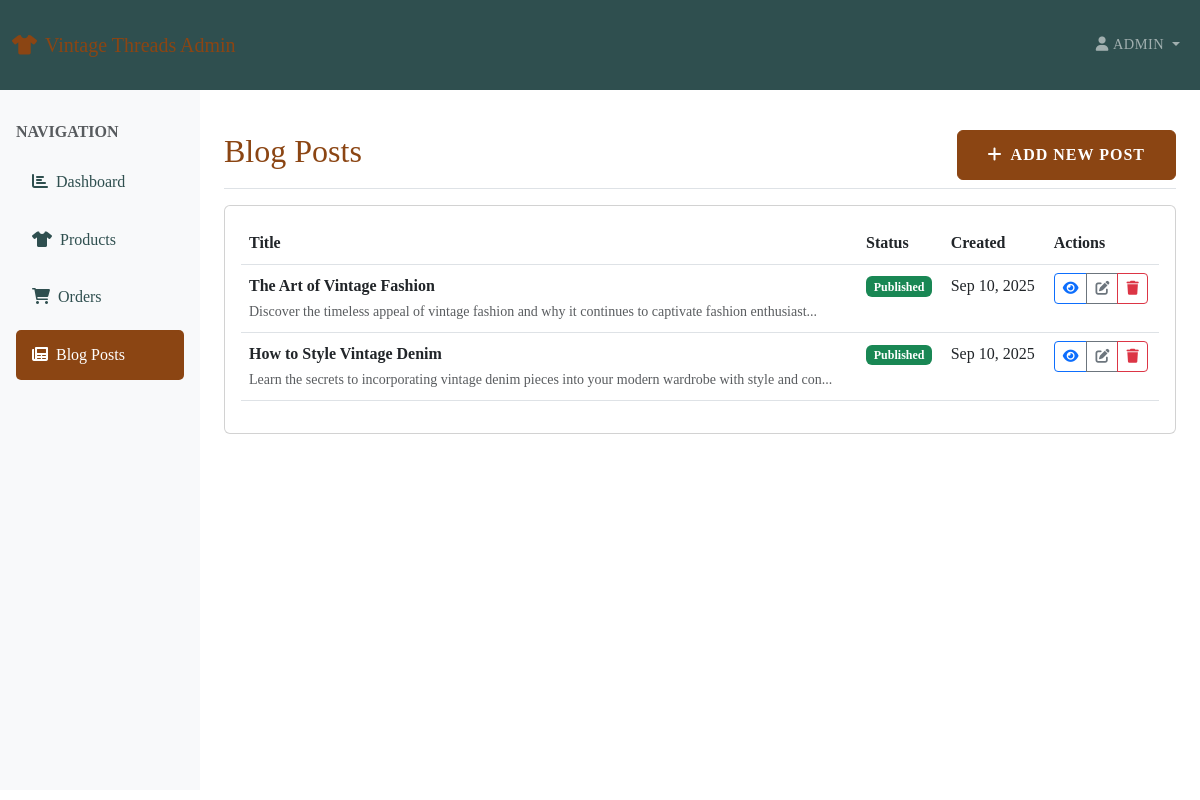
Page /VintageThreads/admin/blog.php (signed in) on the committed database.
### tables this page shows
CREATE TABLE `blog_posts` (
  `id` int(11) NOT NULL,
  `title` varchar(255) NOT NULL,
  `slug` varchar(255) NOT NULL,
  `content` text NOT NULL,
  `excerpt` text DEFAULT NULL,
  `image_url` varchar(500) DEFAULT NULL,
  `published` tinyint(1) NOT NULL DEFAULT 0,
  `created_at` timestamp NOT NULL DEFAULT current_timestamp(),
  `updated_at` timestamp NOT NULL DEFAULT current_timestamp() ON UPDATE current_timestamp()
);

### VintageThreads/admin/blog.php (the view, shortened to what this page needs)
<?php
require_once 'includes/header.php';
$action = $_GET['action'] ?? 'list';
if ($action === 'list') {
    $stmt = $pdo->query("SELECT * FROM blog_posts ORDER BY created_at DESC");
    $blog_posts = $stmt->fetchAll();
}
?>
<?php if ($action === 'list'): ?>
    <div class="d-flex justify-content-between flex-wrap flex-md-nowrap align-items-center pt-3 pb-2 mb-3 border-bottom">
        <h1 class="h2 text-vintage-brown">Blog Posts</h1>
        <div class="btn-toolbar mb-2 mb-md-0">
            <a href="blog.php?action=add" class="btn btn-vintage">
                <i class="fas fa-plus me-2"></i>Add New Post
            </a>
        </div>
    </div>
    <div class="card">
        <div class="card-body">
            <?php if (empty($blog_posts)): ?>
                <div class="text-center py-5">
                    <i class="fas fa-newspaper fa-3x text-muted mb-3"></i>
                    <h4>No blog posts yet</h4>
                    <p class="text-muted">Start sharing vintage fashion insights!</p>
                    <a href="blog.php?action=add" class="btn btn-vintage">Write Your First Post</a>
                </div>
            <?php else: ?>
                <div class="table-responsive">
                    <table class="table table-hover">
                        <thead>
                            <tr>
                                <th>Title</th>
                                <th>Status</th>
                                <th>Created</th>
                                <th>Actions</th>
                            </tr>
                        </thead>
                        <tbody>
                            <?php foreach ($blog_posts as $blog_post): ?>
                                <tr>
                                    <td>
                                        <strong><?php echo htmlspecialchars($blog_post['title']); ?></strong>
                                        <?php if ($blog_post['excerpt']): ?>
                                            <br><small class="text-muted"><?php echo htmlspecialchars(substr($blog_post['excerpt'], 0, 100)); ?>...</small>
                                        <?php endif; ?>
                                    </td>
                                    <td>
                                        <span class="badge bg-<?php echo $blog_post['published'] ? 'success' : 'secondary'; ?>">
                                            <?php echo $blog_post['published'] ? 'Published' : 'Draft'; ?>
                                        </span>
                                    </td>
                                    <td><?php echo date('M j, Y', strtotime($blog_post['created_at'])); ?></td>
                                    <td>
                                        <div class="btn-group btn-group-sm">
                                            <?php if ($blog_post['published']): ?>
                                                <a href="../blog-post.php?slug=<?php echo $blog_post['slug']; ?>"
                                                   class="btn btn-outline-primary" target="_blank">
                                                    <i class="fas fa-eye"></i>
                                                </a>
                                            <?php endif; ?>
                                            <a href="blog.php?action=edit&id=<?php echo $blog_post['id']; ?>"
                                               class="btn btn-outline-secondary">
                                                <i class="fas fa-edit"></i>
                                            </a>
                                            <button class="btn btn-outline-danger"
                                                    onclick="deleteBlogPost(<?php echo $blog_post['id']; ?>)">
                                                <i class="fas fa-trash"></i>
                                            </button>
                                        </div>
                                    </td>
                                </tr>
                            <?php endforeach; ?>
                        </tbody>
                    </table>
                </div>
            <?php endif; ?>
        </div>
    </div>
<?php endif; ?>
<?php require_once 'includes/footer.php'; ?>

### VintageThreads/assets/css/style.css (style rules this page uses)
:root { --vintage-brown: #8B4513; --vintage-cream: #F5F5DC; --vintage-gold: #DAA520; --vintage-green: #556B2F; --vintage-navy: #2F4F4F; }
body { font-family: 'Georgia', serif; line-height: 1.6; color: #333; }
.btn-vintage { background-color: var(--vintage-brown); border-color: var(--vintage-brown); color: white; padding: 12px 30px; font-weight: bold; text-transform: uppercase; letter-spacing: 1px; transition: all 0.3s ease; }
.text-vintage-brown { color: var(--vintage-brown) !important; }

### rows in the picture
blog_posts: title "The Art of Vintage Fashion", excerpt "Discover the timeless appeal of vintage fashion and why it continues to captivate fashion enthusiast", published "Published", created_at "Sep 10, 2025"
blog_posts: title "How to Style Vintage Denim", excerpt "Learn the secrets to incorporating vintage denim pieces into your modern wardrobe with style and con", published "Published", created_at "Sep 10, 2025"

### other values in the picture
$_SESSION['admin_username'] "ADMIN"
